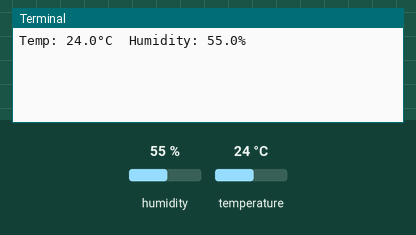
Recording of a program running on a simulated Raspberry Pi (BCM pin numbers). Parts: the last lines printed to the terminal. The inputs (shaded band) are chosen by the test bench; at power-on: humidity 55 %, temperature 24 °C.

Above: at 1.2 s.
1.3 s: humidity set to 22 %
At 3.8 s:
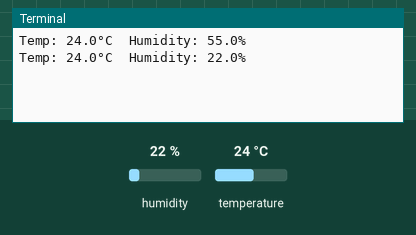
4.3 s: temperature set to 12 °C
At 6.2 s:
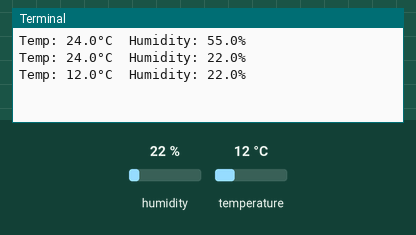
7.3 s: humidity set to 40 %
At 9.8 s:
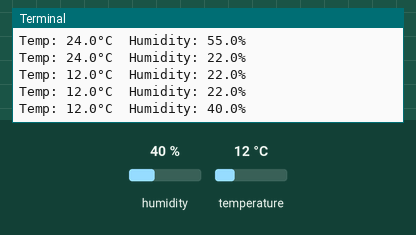
Timing chart, 0 to 11.3 s (numbered marks = the images above; inputs shaded):
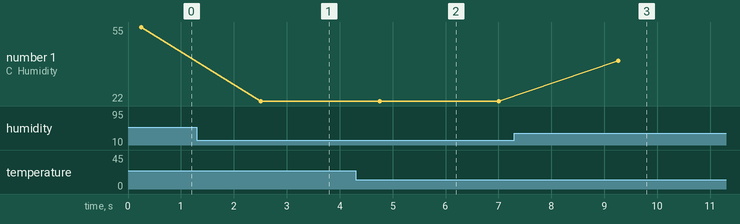

Measured:
- after the input at 1.3 s, the terminal: prints a new line after 1.2 s (image 1)
- after the input at 4.3 s, the terminal: prints a new line after 0.46 s (image 2)
- after the input at 7.3 s, the terminal: prints a new line after 2.0 s (image 3)
- plotted number 1: 55 → 22 after the input at 1.3 s, 22 → 40 after the input at 7.3 s

The program:

dht22.py
```python
import time
import board
import adafruit_dht

# GPIO17 is physical pin 11 on Raspberry Pi
dht_sensor = adafruit_dht.DHT22(board.D17)

while True:
    try:
        temperature = dht_sensor.temperature
        humidity = dht_sensor.humidity
        print(f"Temp: {temperature:.1f}°C  Humidity: {humidity:.1f}%")
    except RuntimeError as e:
        # DHT sensors are a bit finicky, so retry on failure
        print("Reading error, retrying...")
    time.sleep(2)
```
